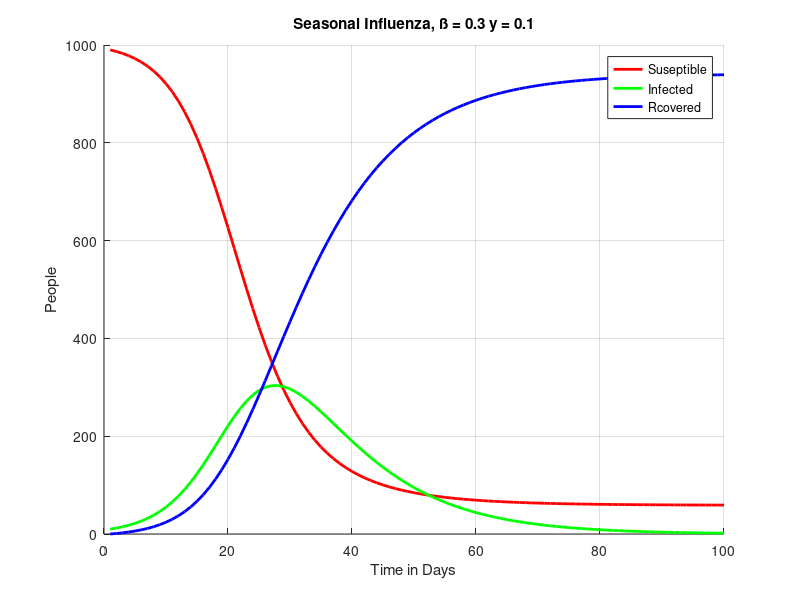
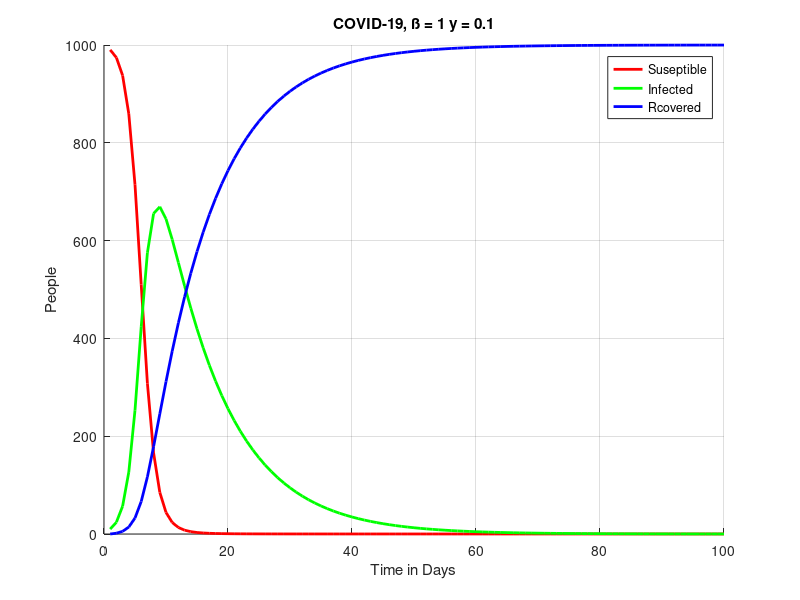
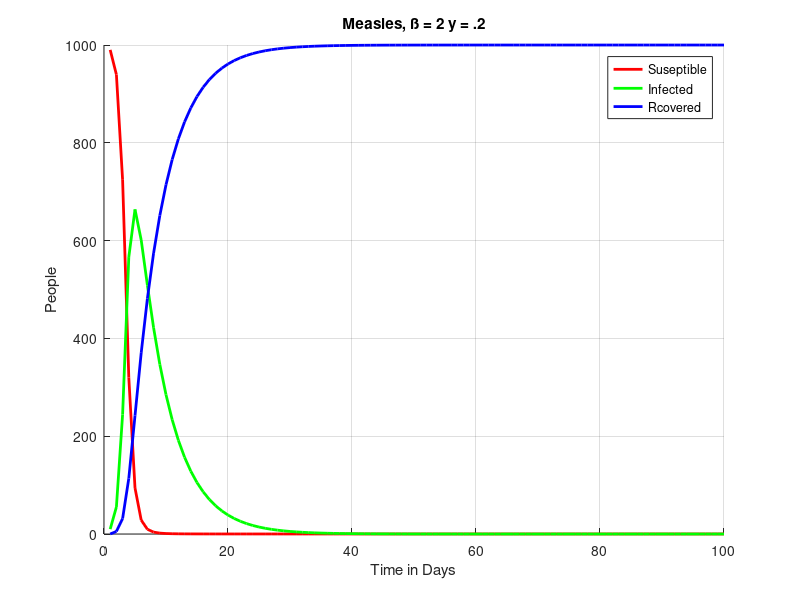

These charts were generated, in order, by the following MATLAB code:
%Runge-Kutta Method
format shortG
clear
clc

%Variable Definitions
St1 = zeros(1,1);
It1 = zeros(1,1);
Rt1 = zeros(1,1);
St2 = zeros(1,1);
It2 = zeros(1,1);
Rt2 = zeros(1,1);
St3 = zeros(1,1);
It3 = zeros(1,1);
Rt3 = zeros(1,1);
St(1,1) = 990; %Number of susceptible individuals at time t
It(1,1) = 10; %Number of infected individuals at time t
Rt(1,1) = 0; %Number of recovered individuals at time t

N = St + It + Rt; %Total Population

h = 1; %Step size in days
T = 100; %Total simulation time in days (0 -> 100)



days = 1:h:100;

for t = 1:h:T

    Beta = 0.3; %Transmission Rate
    Gamma = 0.1; %Recovery Rate

    dSdt = @(t, St, It, Rt) -(Beta / N) .* St .* It;
    dIdt = @(t, St, It, Rt) (Beta / N) .* St .* It - Gamma .* It;
    dRdt = @(t, St, It, Rt) Gamma .* It;
    
    k1S = dSdt(t, St(t,1), It(t,1), Rt(t,1));
    k1I = dIdt(t, St(t,1), It(t,1), Rt(t,1));
    k1R = dRdt(t, St(t,1), It(t,1), Rt(t,1));

    k2S = dSdt(t + 0.5 * h, St(t,1) + 0.5 * k1S * h, It(t,1) + 0.5 * k1I * h, Rt(t,1) + 0.5 * k1R * h);
    k2I = dIdt(t + 0.5 * h, St(t,1) + 0.5 * k1S * h, It(t,1) + 0.5 * k1I * h, Rt(t,1) + 0.5 * k1R * h);
    k2R = dRdt(t + 0.5 * h, St(t,1) + 0.5 * k1S * h, It(t,1) + 0.5 * k1I * h, Rt(t,1) + 0.5 * k1R * h);

    k3S = dSdt(t + 0.5 * h, St(t,1) + 0.5 * k2S * h, It(t,1) + 0.5 * k2I * h, Rt(t,1) + 0.5 * k2R * h);
    k3I = dIdt(t + 0.5 * h, St(t,1) + 0.5 * k2S * h, It(t,1) + 0.5 * k2I * h, Rt(t,1) + 0.5 * k2R * h);
    k3R = dRdt(t + 0.5 * h, St(t,1) + 0.5 * k2S * h, It(t,1) + 0.5 * k2I * h, Rt(t,1) + 0.5 * k2R * h);

    k4S = dSdt(t + h, St(t,1) + k3S * h, It(t,1) + k3I, Rt(t,1) + k3R);
    k4I = dIdt(t + h, St(t,1) + k3S * h, It(t,1) + k3I, Rt(t,1) + k3R);
    k4R = dRdt(t + h, St(t,1) + k3S * h, It(t,1) + k3I, Rt(t,1) + k3R);


    St(t + 1,1) = St(t,1) + (1/6) * (k1S + 2 * k2S + 2 * k3S + k4S) * h;
    It(t + 1,1) = It(t,1) + (1/6) * (k1I + 2 * k2I + 2 * k3I + k4I) * h;
    Rt(t + 1,1) = Rt(t,1) + (1/6) * (k1R + 2 * k2R + 2 * k3R + k4R) * h;

    St1(t,1) = St(t,1);
    It1(t,1) = It(t,1);
    Rt1(t,1) = Rt(t,1);

end

for t = 1:h:T

    Beta = 1;
    Gamma = 0.1;
    
    dSdt = @(t, St, It, Rt) -(Beta / N) .* St .* It;
    dIdt = @(t, St, It, Rt) (Beta / N) .* St .* It - Gamma .* It;
    dRdt = @(t, St, It, Rt) Gamma .* It;

    k1S = dSdt(t, St(t,1), It(t,1), Rt(t,1));
    k1I = dIdt(t, St(t,1), It(t,1), Rt(t,1));
    k1R = dRdt(t, St(t,1), It(t,1), Rt(t,1));

    k2S = dSdt(t + 0.5 * h, St(t,1) + 0.5 * k1S * h, It(t,1) + 0.5 * k1I * h, Rt(t,1) + 0.5 * k1R * h);
    k2I = dIdt(t + 0.5 * h, St(t,1) + 0.5 * k1S * h, It(t,1) + 0.5 * k1I * h, Rt(t,1) + 0.5 * k1R * h);
    k2R = dRdt(t + 0.5 * h, St(t,1) + 0.5 * k1S * h, It(t,1) + 0.5 * k1I * h, Rt(t,1) + 0.5 * k1R * h);

    k3S = dSdt(t + 0.5 * h, St(t,1) + 0.5 * k2S * h, It(t,1) + 0.5 * k2I * h, Rt(t,1) + 0.5 * k2R * h);
    k3I = dIdt(t + 0.5 * h, St(t,1) + 0.5 * k2S * h, It(t,1) + 0.5 * k2I * h, Rt(t,1) + 0.5 * k2R * h);
    k3R = dRdt(t + 0.5 * h, St(t,1) + 0.5 * k2S * h, It(t,1) + 0.5 * k2I * h, Rt(t,1) + 0.5 * k2R * h);

    k4S = dSdt(t + h, St(t,1) + k3S * h, It(t,1) + k3I, Rt(t,1) + k3R);
    k4I = dIdt(t + h, St(t,1) + k3S * h, It(t,1) + k3I, Rt(t,1) + k3R);
    k4R = dRdt(t + h, St(t,1) + k3S * h, It(t,1) + k3I, Rt(t,1) + k3R);


    St(t + 1,1) = St(t,1) + (1/6) * (k1S + 2 * k2S + 2 * k3S + k4S) * h;
    It(t + 1,1) = It(t,1) + (1/6) * (k1I + 2 * k2I + 2 * k3I + k4I) * h;
    Rt(t + 1,1) = Rt(t,1) + (1/6) * (k1R + 2 * k2R + 2 * k3R + k4R) * h;

    St2(t,1) = St(t,1);
    It2(t,1) = It(t,1);
    Rt2(t,1) = Rt(t,1);

end

for t = 1:h:T

    Beta = 2;
    Gamma = 0.2;
    
    dSdt = @(t, St, It, Rt) -(Beta / N) .* St .* It;
    dIdt = @(t, St, It, Rt) (Beta / N) .* St .* It - Gamma .* It;
    dRdt = @(t, St, It, Rt) Gamma .* It;

    k1S = dSdt(t, St(t,1), It(t,1), Rt(t,1));
    k1I = dIdt(t, St(t,1), It(t,1), Rt(t,1));
    k1R = dRdt(t, St(t,1), It(t,1), Rt(t,1));

    k2S = dSdt(t + 0.5 * h, St(t,1) + 0.5 * k1S * h, It(t,1) + 0.5 * k1I * h, Rt(t,1) + 0.5 * k1R * h);
    k2I = dIdt(t + 0.5 * h, St(t,1) + 0.5 * k1S * h, It(t,1) + 0.5 * k1I * h, Rt(t,1) + 0.5 * k1R * h);
    k2R = dRdt(t + 0.5 * h, St(t,1) + 0.5 * k1S * h, It(t,1) + 0.5 * k1I * h, Rt(t,1) + 0.5 * k1R * h);

    k3S = dSdt(t + 0.5 * h, St(t,1) + 0.5 * k2S * h, It(t,1) + 0.5 * k2I * h, Rt(t,1) + 0.5 * k2R * h);
    k3I = dIdt(t + 0.5 * h, St(t,1) + 0.5 * k2S * h, It(t,1) + 0.5 * k2I * h, Rt(t,1) + 0.5 * k2R * h);
    k3R = dRdt(t + 0.5 * h, St(t,1) + 0.5 * k2S * h, It(t,1) + 0.5 * k2I * h, Rt(t,1) + 0.5 * k2R * h);

    k4S = dSdt(t + h, St(t,1) + k3S * h, It(t,1) + k3I, Rt(t,1) + k3R);
    k4I = dIdt(t + h, St(t,1) + k3S * h, It(t,1) + k3I, Rt(t,1) + k3R);
    k4R = dRdt(t + h, St(t,1) + k3S * h, It(t,1) + k3I, Rt(t,1) + k3R);


    St(t + 1,1) = St(t,1) + (1/6) * (k1S + 2 * k2S + 2 * k3S + k4S) * h;
    It(t + 1,1) = It(t,1) + (1/6) * (k1I + 2 * k2I + 2 * k3I + k4I) * h;
    Rt(t + 1,1) = Rt(t,1) + (1/6) * (k1R + 2 * k2R + 2 * k3R + k4R) * h;

    St3(t,1) = St(t,1);
    It3(t,1) = It(t,1);
    Rt3(t,1) = Rt(t,1);

end



figure(1)
hold on
grid on

plot(days,St1,'red','LineWidth',2)
plot(days,It1,'green','LineWidth',2)
plot(days,Rt1,'blue','linewidth',2)

title('Seasonal Influenza, ß = 0.3 y = 0.1')
xlabel('Time in Days')
ylabel('People')
legend('Suseptible','Infected','Rcovered')

hold off

figure(2)
hold on
grid on

plot(days,St2,'r','LineWidth',2)
plot(days,It2,'g','LineWidth',2)
plot(days,Rt2,'b','linewidth',2)

title('COVID-19, ß = 1 y = 0.1')
xlabel('Time in Days')
ylabel('People')
legend('Suseptible','Infected','Rcovered')

hold off

figure(3)
hold on
grid on

plot(days,St3,'r','LineWidth',2)
plot(days,It3,'g','LineWidth',2)
plot(days,Rt3,'b','linewidth',2)

title('Measles, ß = 2 y = .2')
xlabel('Time in Days')
ylabel('People')
legend('Suseptible','Infected','Rcovered')

hold off
